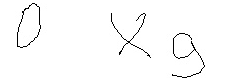
#> input picture complex_img/0times9/1.png, 243 x 80 px, found by its file name
$ python run_model.py   (older library calls are emulated)
#> lines starting #> are read from the running program, lines starting #| are printed output that depends on the picture; after the words box and inside, x2 and y2 are one past the last pixel; in counts of white or black regions, pixels touching at a corner belong together
### localize_digits/localizer_functions.py
import cv2
import os
import numpy as np
from matplotlib import pyplot as plt
import math
import sys
from contextlib import suppress

# [13 lines left out: function get_all_data_cv, not called in this run]

def extract_number(stats, src, i):
    left = stats[i, cv2.CC_STAT_LEFT]
    top = stats[i, cv2.CC_STAT_TOP]
    width = stats[i, cv2.CC_STAT_WIDTH]
    height = stats[i, cv2.CC_STAT_HEIGHT]
    number = src[top:top + height, left:left + width]
    cv2.imwrite(str(i) + ".png", number)
    return number

def make_square_out_of(number):
    height, width, _ = number.shape
    left, right, top, bottom = (0,0,0,0) #initialize borders
    if height > width:
        # add border left and right
        strech = (height - width) / 2
        # if strech is not an integer, strech 1 pixel more to the right
        left = math.floor(strech)
        right = math.ceil(strech)
    elif height < width:
        strech = (width - height) / 2
        top = math.floor(strech)
        bottom = math.ceil(strech)

    COLOR_WHITE = (255,255,255)
    # this function does all the magic
    dst = cv2.copyMakeBorder(number, top, bottom, left, right, cv2.BORDER_CONSTANT, None, COLOR_WHITE)
    return dst

def extract_square_number(stats, src, i):
    number = extract_number(stats, src, i)
    return make_square_out_of(number)

# [15 lines left out: function extract_square_division_symbol, not called in this run]


### more advanced FUNCTIONS


def get_x_coord_generator(stats):
    return lambda img_pair : stats[img_pair[0], cv2.CC_STAT_LEFT]


# this function converts an opencv image to grayscale and runs the connectedComponents analyisis on it
#
# ### Parameters:
#
# input:
# src - an opencv image
#
# output:
# (num_labels, labels, stats, centroids) - returns what connectedComponents returns


def prepare_image(src):
    gray = cv2.cvtColor(src, cv2.COLOR_BGR2GRAY)
    ret, thresh = cv2.threshold(gray, 200, 255, cv2.THRESH_BINARY)
    thresh = cv2.bitwise_not(thresh)
    connectivity = 4  # You need to choose 4 or 8 for connectivity type
    num_labels, labels, stats, centroids = cv2.connectedComponentsWithStats(thresh , connectivity , cv2.CV_32S, cv2.CCL_DEFAULT)
    return (num_labels, labels, stats, centroids)


# this function splits the labels into division symbols and everything else
#
# this is done by analyzing which labels are on top of each other and classifying three of those as a division symbol. The corresponding labels are removed from the digit_indices and an entry in division_symbol pairs is generated.
# a pair consists of (a, list), where a is the index of the line and list is a list of the indices of the three elements of a division symbol

def is_in_other_component(overlaps, i):
    #any(len(elem) == 5 for elem in listOfStrings)
    return any(any(x == i for x in pair[1]) for pair in overlaps)


def calculate_overlaps(num_labels, stats):
    overlaps = [(i - 1,[]) for i in range(1, num_labels)] # zero based
    # we want to iterate from left to right
    positions = np.arange(1, num_labels)
    coord = lambda x: stats[x, cv2.CC_STAT_LEFT]
    sorted_positions = sorted(positions, key=coord)
    #print(f"numlabel={num_labels}, sort positions={sorted_positions}")
    for i in range(0, num_labels - 1):
        # do not add duplicates
        #if is_in_other_component(overlaps, i):
        #    continue
        first_index = sorted_positions[i]
        left_i = stats[first_index, cv2.CC_STAT_LEFT]
        width_i = stats[first_index, cv2.CC_STAT_WIDTH]
        for j in range(i + 1, num_labels - 1):
            #print(f"i={i}, j={j}, first_index={first_index}")
            second_index = sorted_positions[j]
            left_j = stats[second_index, cv2.CC_STAT_LEFT]
            # if left of j is within limits of i, add to the overlap list
            if left_j in range(left_i, left_i + width_i):
                _, l = overlaps[first_index - 1]
                l.append(second_index - 1)
    return overlaps

def remove_overlap_duplicates(division_symbols_pairs):
    # it might look like this: (0, [4]), (3, [0,4]) in which case we only want to keep one
    # the one which has more overlapping parts
    for ele_i, ele_overlaps in division_symbols_pairs:
        # remove item
        needs_removal = False
        for _, other_overlaps in division_symbols_pairs:
            # conditions for a bigger overlap: our element is part of other overlap
            # all the elements that overlap with us are also part of the other overlap
            # as the overlap is ordered left to right our ele_overlaps cannot contain the other_i
            if (ele_i in other_overlaps and
                all(elem in other_overlaps for elem in ele_overlaps)):
                needs_removal = True
                break
        if needs_removal:
            division_symbols_pairs.remove((ele_i, ele_overlaps))

    return division_symbols_pairs


def split_division_rest(num_labels, stats):
    overlaps = calculate_overlaps(num_labels, stats)
    #print(overlaps)
    # the overlap array looks e.g. like this: [(0, []), (1, []), (2, [1]), (3, [])]
    # this means 1 overlaps with 2, i.e. 1 starts after 2
    # so we need to filter out all those which have a length bigger than one and handle them
    division_symbols_pairs = list(filter(lambda x: len(x[1]) > 0, overlaps))

    division_symbols_pairs = remove_overlap_duplicates(division_symbols_pairs)

    digit_indices = list(range(1, num_labels))
    # now filter all division symbols from our normal array, we will handle them later
    for e in division_symbols_pairs:
        i, list_of_division_operator = e
        #print(f"to delete: {list_of_division_operator + [i]} and {i} from {digit_indices}")
        with suppress(ValueError, AttributeError):
            digit_indices.remove(i + 1)
        for sym in list_of_division_operator:
            with suppress(ValueError, AttributeError):
                digit_indices.remove(sym + 1)
        #print(f"list to delete indices:{list_of_division_operator}, list={digit_indices}")
        #digit_indices = np.delete(digit_indices, list_of_division_operator + [i])

    fix_index = [(i + 1, l) for i, l in division_symbols_pairs]
    #print(f"division symbols={division_symbols_pairs}, digits={digit_indices}")
    return (fix_index, digit_indices)


# this function extracts all the division symbols from the pairs using stats and the src image
def get_division_symbols(division_symbols_pairs, stats, src):
    division_symbols = []
    for pair in division_symbols_pairs:
        image = extract_square_division_symbol(pair, stats, src)
        i, _ = pair
        division_symbols.append((i,image))
    return division_symbols
#division_symbolsS

# this function combines all the work done in the localizer part.
# An openCV image is being fed into it and an array of
# openCV images with the individual characters is returned
def parse_equation(equ):
    # convert images to grayscale etc
    num_labels, _, stats, _ = prepare_image(equ)
    # split division symbols and rest into two indice pairs
    division_symbols_pairs, digit_indices = split_division_rest(num_labels, stats)
    # get the digits
    digits = []
    for i in digit_indices:
        number = extract_number(stats, equ, i)
        squared = make_square_out_of(number)
        digits.append((i, squared))
    # concatenate all symbols
    all_symbols = digits + get_division_symbols(division_symbols_pairs, stats, equ)
    # sort the symbols by the x coordinate, leading to a correctly sorted array
    get_x_coord = get_x_coord_generator(stats) #lambda x: stats[x[0], cv2.CC_STAT_LEFT]
    sorted_symbols = sorted(all_symbols, key = get_x_coord)
    return [img for i, img in sorted_symbols]

# [4 lines of commented-out code are left out]

### localize_digits/run_model.py
import cv2
from localizer_functions import parse_equation
import pickle
from matplotlib import pyplot as plt
path='../generated_images/0div8/1.png'
image = cv2.imread(path)
#> image is the input picture: shape (80, 243, 3); min 0, max 255, mean 250.4
print(image)
#> (printed output is left out)
symbols=parse_equation(image)
#> in prepare_image, `ret, thresh = cv2.threshold(gray, 200, 255, cv2.THRESH_BINARY)`: thresh: shape (80, 243); 98.2% white; black in thin lines or dots, all inside (x1, y1, x2, y2) = (17, 3, 205, 78)
#> in prepare_image, `thresh = cv2.bitwise_not(thresh)`:
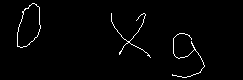
#> thresh: shape (80, 243); 1.8% white in thin lines or dots, all inside (x1, y1, x2, y2) = (17, 3, 205, 78)
#> in prepare_image, `num_labels, labels, stats, centroids = cv2.connectedComponentsWithStat..`: labels: shape (80, 243) int32; 4 distinct labels, from 0 to 3
#> in prepare_image, `num_labels, labels, stats, centroids = cv2.connectedComponentsWithStat..`: num_labels = 4; stats = [[0, 0, 243, 80, 19098], [17, 3, 24, 45, 109], [111, 13, 40, 45, 111], [172, 33, 33, 45, 122]]; centroids = [[121.1, 39.51], [28.25, 24.98], [130.5, 34.67], [186.6, 55.41]]
#> in parse_equation, `num_labels, _, stats, _ = prepare_image(equ)`: num_labels = 4
#> the loop in calculate_overlaps, `for i in range(0, num_labels - 1):` made 3 passes
#> (left_i, width_i) on passes 1 to 3: (17, 24), (111, 40), (172, 33)
#> in split_division_rest, `overlaps = calculate_overlaps(num_labels, stats)`: overlaps = [(0, []), (1, []), (2, [])]
#> in split_division_rest, `division_symbols_pairs = list(filter(lambda x: len(x[1]) > 0, overlaps))`: division_symbols_pairs = []
#> in parse_equation, `division_symbols_pairs, digit_indices = split_division_rest(num_labels..`: digit_indices = [1, 2, 3]
#> the loop in parse_equation, `for i in digit_indices:` made 3 passes
#> (right in make_square_out_of, strech in make_square_out_of) on passes 1 to 3: (11, 10.5), (3, 2.5), (6, 6)
#> pass 1, in extract_number, `number = src[top:top + height, left:left + width]`:
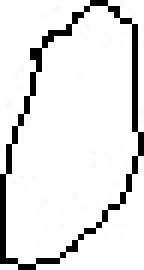
#> number: shape (45, 24, 3) (shown 6 times larger); min 0, max 255, mean 228.9
#> pass 1, in make_square_out_of, `dst = cv2.copyMakeBorder(number, top, bottom, left, right, cv2.BORDER_..`:
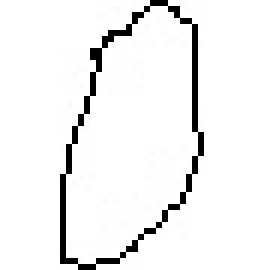
#> dst: shape (45, 45, 3) (shown 6 times larger); min 0, max 255, mean 241.1
#> pass 2, in extract_number (call 2), `number = src[top:top + height, left:left + width]`:
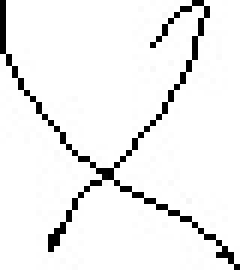
#> number: shape (45, 40, 3) (shown 6 times larger); min 0, max 255, mean 239
#> pass 2, in make_square_out_of (call 2), `dst = cv2.copyMakeBorder(number, top, bottom, left, right, cv2.BORDER_..`:
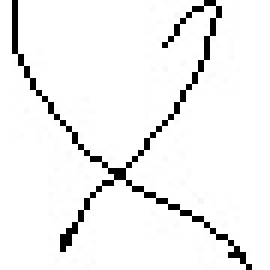
#> dst: shape (45, 45, 3) (shown 6 times larger); min 0, max 255, mean 240.7
#> after the loop in parse_equation, `for i in digit_indices:`:
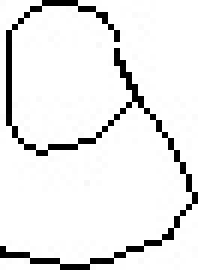
#> number: shape (45, 33, 3) (shown 6 times larger); min 0, max 255, mean 233.7
#> after the loop in parse_equation, `for i in digit_indices:`: digits = 3 items
#> after the loop in get_division_symbols, `for pair in division_symbols_pairs:`: division_symbols = []
#> in parse_equation, `all_symbols = digits + get_division_symbols(division_symbols_pairs, st..`: all_symbols = 3 items
#> symbols = 3 items

i = 0
for img in symbols:
    i = i + 1
    num = plt.subplot(1,4,i)
    cv2.imwrite( f"{i}.png", img)
    num.imshow(img)
#> this loop made 3 passes
#> after the loop, i = 3
plt.show()
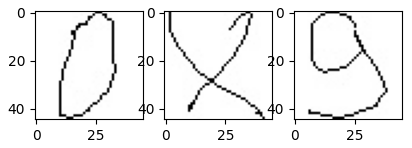
#> figure drawn by matplotlib, 3 panels
#print(symbols)

##########


testDigits = []
for picture in symbols:
    #testDigit = cv2.imread(picture,cv2.IMREAD_GRAYSCALE) /255
    #testDigit=testDigit.transpose(2,0,1).reshape(-1,testDigit.shape[1])
    picture=picture/255
    #picture=picture.flatten()
#> (the run stopped early here; a loop or call above may not have finished)

$ run again, with complex_img/0div6/0.png copied over complex_img/0times9/1.png
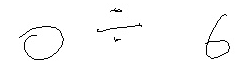
#> input picture complex_img/0div6/0.png, 243 x 80 px, found by its file name
#> image is the input picture: shape (80, 243, 3); min 0, max 255, mean 251
#> (printed output is left out)
#> in prepare_image, `thresh = cv2.bitwise_not(thresh)`:
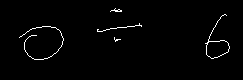
#> thresh: shape (80, 243); 1.5% white in thin lines or dots, all inside (x1, y1, x2, y2) = (19, 8, 230, 60)
#> labels: shape (80, 243) int32; 6 distinct labels, from 0 to 5
#> in prepare_image, `num_labels, labels, stats, centroids = cv2.connectedComponentsWithStat..`: num_labels = 6; stats = [[0, 0, 243, 80, 19143], [110, 8, 12, 4, 21], [205, 14, 25, 45, 96], [97, 23, 45, 9, 51], [19, 26, 45, 34, 117], [114, 37, 7, 5, 12]]; centroids = [[121, 39.55], [116.2, 10.14], [215.9, 40.94], [118.9, 27.49], [41.09, 41.05], [116.2, 39.17]]
#> in parse_equation, `num_labels, _, stats, _ = prepare_image(equ)`: num_labels = 6
#> the loop in calculate_overlaps, `for i in range(0, num_labels - 1):` made 5 passes
#> (left_i, width_i) on passes 1 to 5: (19, 45), (97, 45), (110, 12), (114, 7), (205, 25)
#> in split_division_rest, `overlaps = calculate_overlaps(num_labels, stats)`: overlaps = [(0, [4]), (1, []), (2, [0, 4]), (3, []), (4, [])]
#> in split_division_rest, `division_symbols_pairs = list(filter(lambda x: len(x[1]) > 0, overlaps))`: division_symbols_pairs = [(0, [4]), (2, [0, 4])]
#> the loop in remove_overlap_duplicates, `for ele_i, ele_overlaps in division_symbols_pairs:` made 1 pass
#> after the loop in remove_overlap_duplicates, `for ele_i, ele_overlaps in division_symbols_pairs:`: division_symbols_pairs = [(2, [0, 4])]
#> the loop in split_division_rest, `for e in division_symbols_pairs:` made 1 pass
#> (i, list_of_division_operator) on pass 1: (2, [0, 4])
#> after the loop in split_division_rest, `for e in division_symbols_pairs:`: digit_indices = [2, 4]
#> fix_index = [(3, [0, 4])]
#> in parse_equation, `division_symbols_pairs, digit_indices = split_division_rest(num_labels..`: digit_indices = [2, 4]
#> the loop in parse_equation, `for i in digit_indices:` made 2 passes
#> (i, right in make_square_out_of, bottom in make_square_out_of, strech in make_square_out_of) on passes 1 to 2: (2, 10, 0, 10), (4, 0, 6, 5.5)
#> after the loop in parse_equation, `for i in digit_indices:`: digits = 2 items
#> the loop in get_division_symbols, `for pair in division_symbols_pairs:` made 1 pass
#> i on pass 1: 3
#> pass 1, in make_square_out_of (call 3), `dst = cv2.copyMakeBorder(number, top, bottom, left, right, cv2.BORDER_..`:
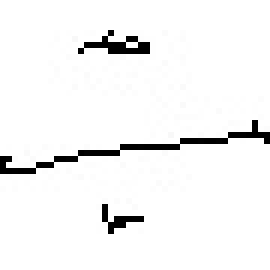
#> dst: shape (45, 45, 3) (shown 6 times larger); min 0, max 255, mean 244.2
#> after the loop in get_division_symbols, `for pair in division_symbols_pairs:`: division_symbols = 1 item
#> all_symbols = 3 items
#> the loop `for img in symbols:` made 3 passes
#> after the loop `for img in symbols:`: i = 3

$ run again, with complex_img/0times9/2.png copied over complex_img/0times9/1.png
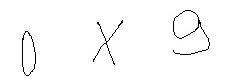
#> input picture complex_img/0times9/2.png, 243 x 80 px, found by its file name
#> image is the input picture: shape (80, 243, 3); min 0, max 255, mean 250.5
#> (printed output is left out)
#> in prepare_image, `thresh = cv2.bitwise_not(thresh)`:
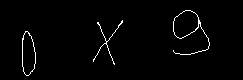
#> thresh: shape (80, 243); 1.7% white in thin lines or dots, all inside (x1, y1, x2, y2) = (22, 10, 210, 76)
#> labels: shape (80, 243) int32; 4 distinct labels, from 0 to 3
#> in prepare_image, `num_labels, labels, stats, centroids = cv2.connectedComponentsWithStat..`: num_labels = 4; stats = [[0, 0, 243, 80, 19103], [173, 10, 37, 45, 145], [93, 20, 30, 45, 95], [22, 31, 14, 45, 97]]; centroids = [[121, 39.48], [190.5, 32.91], [106.8, 40.6], [27.6, 52.49]]
#> in parse_equation, `num_labels, _, stats, _ = prepare_image(equ)`: num_labels = 4
#> the loop in calculate_overlaps, `for i in range(0, num_labels - 1):` made 3 passes
#> (left_i, width_i) on passes 1 to 3: (22, 14), (93, 30), (173, 37)
#> in split_division_rest, `overlaps = calculate_overlaps(num_labels, stats)`: overlaps = [(0, []), (1, []), (2, [])]
#> in split_division_rest, `division_symbols_pairs = list(filter(lambda x: len(x[1]) > 0, overlaps))`: division_symbols_pairs = []
#> in parse_equation, `division_symbols_pairs, digit_indices = split_division_rest(num_labels..`: digit_indices = [1, 2, 3]
#> the loop in parse_equation, `for i in digit_indices:` made 3 passes
#> (right in make_square_out_of, strech in make_square_out_of) on passes 1 to 3: (4, 4), (8, 7.5), (16, 15.5)
#> after the loop in parse_equation, `for i in digit_indices:`: digits = 3 items
#> after the loop in get_division_symbols, `for pair in division_symbols_pairs:`: division_symbols = []
#> all_symbols = 3 items
#> the loop `for img in symbols:` made 3 passes
#> pass 1, `cv2.imwrite( f"{i}.png", img)`:
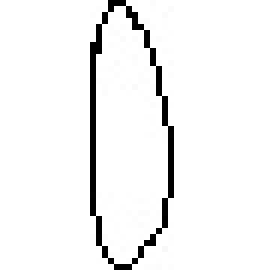
#> saved as 1.png: shape (45, 45, 3) (shown 6 times larger); min 0, max 255, mean 242.7
#> after the loop `for img in symbols:`: i = 3
